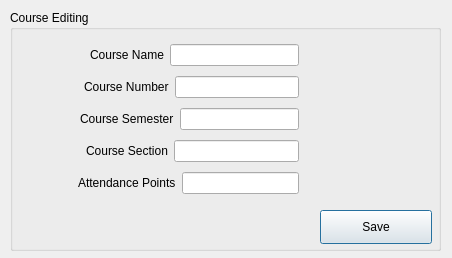
<?xml version="1.0" encoding="UTF-8"?>
<ui version="4.0">
 <class>Dialog</class>
 <widget class="QDialog" name="Dialog">
  <property name="geometry">
   <rect>
    <x>0</x>
    <y>0</y>
    <width>452</width>
    <height>258</height>
   </rect>
  </property>
  <property name="windowTitle">
   <string>Dialog</string>
  </property>
  <widget class="QGroupBox" name="courseCreationGroupBox">
   <property name="geometry">
    <rect>
     <x>10</x>
     <y>10</y>
     <width>431</width>
     <height>241</height>
    </rect>
   </property>
   <property name="title">
    <string>Course Editing</string>
   </property>
   <widget class="QPushButton" name="saveButton">
    <property name="geometry">
     <rect>
      <x>310</x>
      <y>200</y>
      <width>112</width>
      <height>34</height>
     </rect>
    </property>
    <property name="text">
     <string>Save</string>
    </property>
   </widget>
   <widget class="QWidget" name="">
    <property name="geometry">
     <rect>
      <x>-50</x>
      <y>30</y>
      <width>339</width>
      <height>163</height>
     </rect>
    </property>
    <layout class="QVBoxLayout" name="verticalLayout">
     <item>
      <layout class="QHBoxLayout" name="horizontalLayout_5">
       <item>
        <spacer name="horizontalSpacer_2">
         <property name="orientation">
          <enum>Qt::Horizontal</enum>
         </property>
         <property name="sizeHint" stdset="0">
          <size>
           <width>40</width>
           <height>20</height>
          </size>
         </property>
        </spacer>
       </item>
       <item>
        <widget class="QLabel" name="courseNameLabel">
         <property name="text">
          <string>Course Name</string>
         </property>
        </widget>
       </item>
       <item>
        <widget class="QLineEdit" name="courseNameField"/>
       </item>
      </layout>
     </item>
     <item>
      <layout class="QHBoxLayout" name="horizontalLayout_4">
       <item>
        <spacer name="horizontalSpacer_3">
         <property name="orientation">
          <enum>Qt::Horizontal</enum>
         </property>
         <property name="sizeHint" stdset="0">
          <size>
           <width>40</width>
           <height>20</height>
          </size>
         </property>
        </spacer>
       </item>
       <item>
        <widget class="QLabel" name="courseNumberLabel">
         <property name="text">
          <string>Course Number</string>
         </property>
        </widget>
       </item>
       <item>
        <widget class="QLineEdit" name="courseNumberField"/>
       </item>
      </layout>
     </item>
     <item>
      <layout class="QHBoxLayout" name="horizontalLayout_3">
       <item>
        <spacer name="horizontalSpacer_4">
         <property name="orientation">
          <enum>Qt::Horizontal</enum>
         </property>
         <property name="sizeHint" stdset="0">
          <size>
           <width>40</width>
           <height>20</height>
          </size>
         </property>
        </spacer>
       </item>
       <item>
        <widget class="QLabel" name="courseSemesterLabel">
         <property name="text">
          <string>Course Semester</string>
         </property>
        </widget>
       </item>
       <item>
        <widget class="QLineEdit" name="courseSemesterField"/>
       </item>
      </layout>
     </item>
     <item>
      <layout class="QHBoxLayout" name="horizontalLayout_2">
       <item>
        <spacer name="horizontalSpacer_5">
         <property name="orientation">
          <enum>Qt::Horizontal</enum>
         </property>
         <property name="sizeHint" stdset="0">
          <size>
           <width>40</width>
           <height>20</height>
          </size>
         </property>
        </spacer>
       </item>
       <item>
        <widget class="QLabel" name="courseSectionLabel">
         <property name="text">
          <string>Course Section</string>
         </property>
        </widget>
       </item>
       <item>
        <widget class="QLineEdit" name="courseSectionField"/>
       </item>
      </layout>
     </item>
     <item>
      <layout class="QHBoxLayout" name="horizontalLayout_6">
       <item>
        <spacer name="horizontalSpacer">
         <property name="orientation">
          <enum>Qt::Horizontal</enum>
         </property>
         <property name="sizeHint" stdset="0">
          <size>
           <width>40</width>
           <height>20</height>
          </size>
         </property>
        </spacer>
       </item>
       <item>
        <widget class="QLabel" name="attendancePointsLabel">
         <property name="text">
          <string>Attendance Points</string>
         </property>
        </widget>
       </item>
       <item>
        <widget class="QLineEdit" name="attendancePointsField"/>
       </item>
      </layout>
     </item>
    </layout>
   </widget>
  </widget>
 </widget>
 <resources/>
 <connections/>
</ui>
